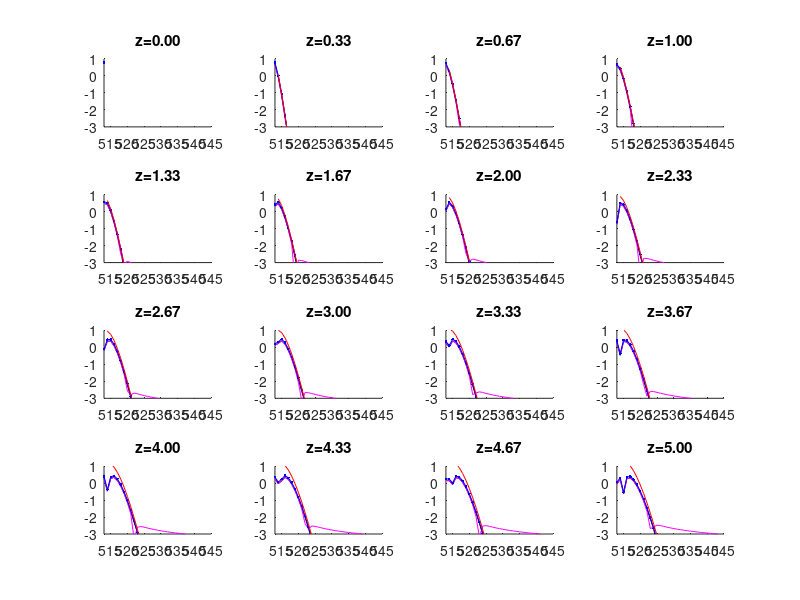

Write MATLAB code to recreate this figure.
% testing bessel-function properties ; 
ng = 1024;
z_ = linspace(0,5,16);
for nz=1:length(z_);
t = linspace(-pi,pi,ng); k = -ng/2:ng/2-1;
z = z_(nz);
f1 = fft(exp(-i*transpose(z)*cos(t)))/(2*pi)/sqrt(ng); f1 = f1(:,[end/2+1:end , 1:end/2]);
f2 = fft(exp(-i*transpose(z)*sin(t)))/(2*pi)/sqrt(ng); f2 = f2(:,[end/2+1:end , 1:end/2]);
%f1 = fft(cos(transpose(z)*sin(t)))/(2*pi)/sqrt(ng); f1 = f1(:,[end/2+1:end , 1:end/2]);
%f2 = fft(sin(transpose(z)*sin(t)))/(2*pi)/sqrt(ng); f2 = f2(:,[end/2+1:end , 1:end/2]);
[K,Z] = meshgrid(k,z);
J = besselj(K,Z)*(2*pi);
A = 1./sqrt(2*pi*K) .* (exp(1) .* Z ./ K / 2).^K *(2*pi); 
subplot(ceil(sqrt(length(z_))),ceil(sqrt(length(z_))),nz);
hold on; 
kl = ng/2+1+[0:32];
%plot(kl,log10(abs(transpose(f(kl)))),'k-');
plot(kl,log10(abs(transpose(f1(kl)))),'k-');
plot(kl,log10(abs(transpose(f2(kl)))),'m-');
plot(kl,log10(abs(transpose(J(kl)))),'b.-');
plot(kl,log10(abs(transpose(A(kl)))),'r-');
xlim([kl(1),kl(end)]); ylim([-3,+1]); title(sprintf('z=%0.2f',z));
hold off;
end;%for nz=1:length(z_);
